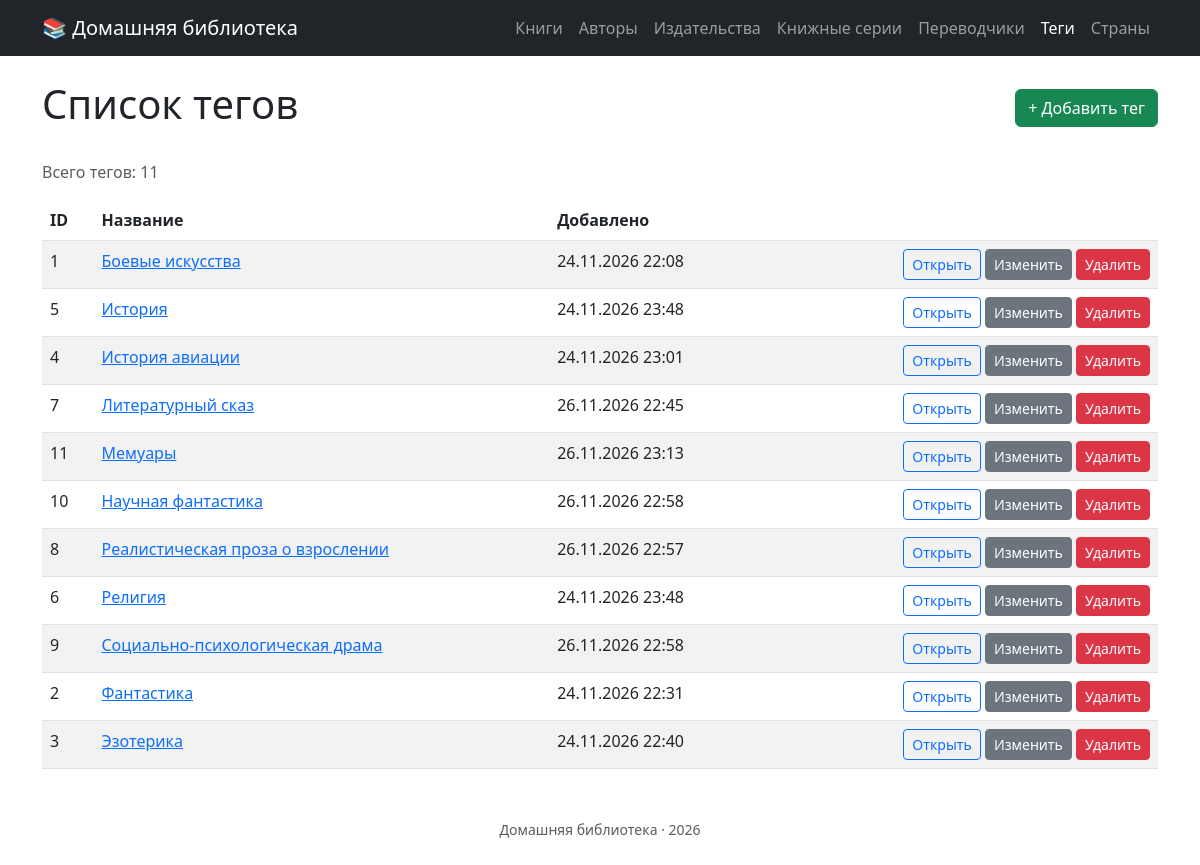
The app's page /tags with its own data.
### tables this page shows
CREATE TABLE `tags` (
  `id` int unsigned NOT NULL AUTO_INCREMENT,
  `name` varchar(100) NOT NULL,
  `created_at` datetime NOT NULL DEFAULT CURRENT_TIMESTAMP,
  `updated_at` datetime NOT NULL DEFAULT CURRENT_TIMESTAMP ON UPDATE CURRENT_TIMESTAMP,
  `description` text,
  PRIMARY KEY (`id`),
  UNIQUE KEY `uq_tags_name` (`name`)
);

### src/Presentation/View/render.php (called while the page is built, shortened)
<?php
function render(string $template, array $data = []): string
{
    extract($data, EXTR_SKIP);
    require BASE_PATH . "/src/Presentation/View/{$template}.php";
    return ob_get_clean();
}

### src/Presentation/Controller/TagController.php (called while the page is built, shortened)
<?php
final class TagController
{
    public function index(): void{
        $tags = $this->tagRepo->all();
        $total = $this->tagRepo->count();
        $title = 'Список тегов';
        $data = [
            'tags' => $tags,
            'title' => $title,
            'total' => $total,
        ];
        $content = render('tag/index', $data);
        require BASE_PATH . '/src/Presentation/View/layout.php';
    }
}

### public/index.php (called while the page is built, shortened)
<?php
require BASE_PATH . '/src/Presentation/View/render.php';
$pdo = new \PDO(
    'mysql:host=127.0.0.1;dbname=books;charset=utf8mb4',
    'root',
    '',
    [
        \PDO::ATTR_ERRMODE => \PDO::ERRMODE_EXCEPTION,
        \PDO::ATTR_DEFAULT_FETCH_MODE => \PDO::FETCH_ASSOC,
    ]
);
$bookRepo = new PdoBookRepository($pdo);
$authorRepo = new PdoAuthorRepository($pdo);
$countryRepo = new PdoCountryRepository($pdo);
$publisherRepo = new PdoPublisherRepository($pdo);
$seriesRepo = new PdoSeriesRepository($pdo);
$translatorRepo = new PdoTranslatorRepository($pdo);
$tagRepo = new PdoTagRepository($pdo);
$bookController = new BookController($bookRepo, $authorRepo, $countryRepo, $publisherRepo, $seriesRepo, $translatorRepo, $tagRepo);
$authorController = new AuthorController($bookRepo, $authorRepo);
$countryController = new CountryController($countryRepo);
$publisherController = new PublisherController($publisherRepo, $bookRepo, $authorRepo);
$seriesController = new SeriesController($seriesRepo, $bookRepo, $authorRepo);
$translatorController = new TranslatorController($translatorRepo, $bookRepo, $authorRepo);
$tagController = new TagController($tagRepo, $bookRepo, $authorRepo);
$router = new Router();
$router->get('/', function() {
    $title = 'Главная';
    $content = render('home');
    require BASE_PATH . '/src/Presentation/View/layout.php';
});
$router->get('/books', function() use($bookController){
    $bookController->index();
});
$router->get('/books/create', function () use ($bookController){
    $bookController->create();
});
$router->post('/books', function () use ($bookController) {
    $bookController->store();
});
$router->get('/books/{id}/edit', function ($id) use ($bookController){
    $bookController->edit((int) $id);
});
$router->post('/books/{id}', function ($id) use ($bookController) {
    $bookController->update((int) $id);
});
$router->post('/books/{id}/delete', function ($id) use ($bookController){
    $bookController->delete((int) $id);
});
$router->get('/books/{id}', function ($id) use ($bookController){
    $bookController->show((int) $id);
});
$router->get('/authors', function () use ($authorController) {
    $authorController->index();
});
$router->get('/authors/create', function () use ($authorController){
    $authorController->create();
});
$router->post('/authors', function () use ($authorController) {
    $authorController->store();
});
$router->get('/authors/{id}/edit', function ($id) use ($authorController){
    $authorController->edit((int) $id);
});
$router->post('/authors/{id}', function ($id) use ($authorController) {
    $authorController->update((int) $id);
});
$router->post('/authors/{id}/delete', function ($id) use ($authorController){
    $authorController->delete((int) $id);
});
$router->get('/authors/{id}', function ($id) use ($authorController) {
    $authorController->show((int) $id);
});
$router->get('/countries', function() use($countryController){
    $countryController->index();
});
$router->get('/countries/create', function() use($countryController){
    $countryController->create();
});
$router->post('/countries', function() use($countryController){
    $countryController->store();
});
$router->get('/countries/{id}/edit', function($id) use ($countryController){
    $countryController->edit((int) $id);
});
$router->post('/countries/{id}', function($id) use ($countryController){
    $countryController->update((int) $id);
});
$router->post('/countries/{id}/delete', function($id) use ($countryController){
    $countryController->delete((int) $id);
});
$router->get('/publishers', function () use ($publisherController) {
    $publisherController->index();
});
$router->get('/publishers/create', function () use ($publisherController) {
    $publisherController->create();
});
$router->post('/publishers', function () use ($publisherController) {
    $publisherController->store();
});
$router->get('/publishers/{id}/edit', function ($id) use ($publisherController) {
    $publisherController->edit((int) $id);
});
$router->post('/publishers/{id}', function ($id) use ($publisherController) {
    $publisherController->update((int) $id);
});
$router->post('/publishers/{id}/delete', function ($id) use ($publisherController) {
    $publisherController->delete((int) $id);
});
$router->get('/series', function () use ($seriesController) {
    $seriesController->index();
});
$router->get('/series/create', function () use ($seriesController) {
    $seriesController->create();
});
$router->post('/series', function () use ($seriesController) {
    $seriesController->store();
});
$router->get('/series/{id}/edit', function ($id) use ($seriesController) {
    $seriesController->edit((int) $id);
});
$router->post('/series/{id}', function ($id) use ($seriesController) {
    $seriesController->update((int) $id);
});
$router->post('/series/{id}/delete', function ($id) use ($seriesController) {
    $seriesController->delete((int) $id);
});
$router->get('/publishers/{id}', function ($id) use ($publisherController) {
    $publisherController->show((int) $id);
});
$router->get('/series/{id}', function ($id) use ($seriesController) {
    $seriesController->show((int) $id);
});
$router->get('/translators', function () use ($translatorController) {
    $translatorController->index();
});
$router->get('/translators/create', function () use ($translatorController) {
    $translatorController->create();
});
$router->post('/translators', function () use ($translatorController) {
    $translatorController->store();
});
$router->get('/translators/{id}/edit', function ($id) use ($translatorController) {
    $translatorController->edit((int) $id);
});
$router->post('/translators/{id}', function ($id) use ($translatorController) {
    $translatorController->update((int) $id);
});
$router->post('/translators/{id}/delete', function ($id) use ($translatorController) {
    $translatorController->delete((int) $id);
});
$router->get('/translators/{id}', function ($id) use ($translatorController) {
    $translatorController->show((int) $id);
});
$router->get('/tags', function () use ($tagController) {
    $tagController->index();
});
$router->get('/tags/create', function () use ($tagController) {
    $tagController->create();
});
$router->post('/tags', function () use ($tagController) {
    $tagController->store();
});
$router->get('/tags/{id}/edit', function ($id) use ($tagController) {
    $tagController->edit((int) $id);
});
$router->post('/tags/{id}', function ($id) use ($tagController) {
    $tagController->update((int) $id);
});
$router->post('/tags/{id}/delete', function ($id) use ($tagController) {
    $tagController->delete((int) $id);
});
$router->get('/tags/{id}', function ($id) use ($tagController) {
    $tagController->show((int) $id);
});
$router->run($_SERVER['REQUEST_URI'], $_SERVER['REQUEST_METHOD']);

### src/Infrastructure/Database/PdoTagRepository.php (called while the page is built, shortened)
<?php
final class PdoTagRepository implements TagRepositoryInterface
{
    public function all(int $limit = 100, int $offset = 0): array{
        $stmt = $this->pdo->prepare(
            "SELECT * FROM tags ORDER BY name LIMIT :limit OFFSET :offset"
        );
        $stmt->bindValue('limit', (int)$limit, \PDO::PARAM_INT);
        $stmt->bindValue('offset', (int)$offset, \PDO::PARAM_INT);
        $stmt->execute();
        $rows = $stmt->fetchAll(\PDO::FETCH_ASSOC);
        $tags = [];
        foreach($rows as $row){
            $tags[] = Tag::reconstitute(
                id: (int)$row['id'],
                name: $row['name'],
                description: $row['description'],
                createdAt: new \DateTimeImmutable($row['created_at']),
                updatedAt: new \DateTimeImmutable($row['updated_at'])
            );
        }
        return $tags;
    }
    public function count(): int{
        $stmt = $this->pdo->prepare(
            "SELECT COUNT(*) FROM tags"
        );
        $stmt->execute();
        return (int)$stmt->fetchColumn();
    }
}

### src/Domain/Tag/Tag.php (called while the page is built, shortened)
<?php
final class Tag
{
    public static function reconstitute(
        int $id,
        string $name,
        ?string $description,
        \DateTimeImmutable $createdAt,
        \DateTimeImmutable $updatedAt
    ): self{
        return new self(
            id: $id,
            name: $name,
            description: $description,
            createdAt: $createdAt,
            updatedAt: $updatedAt
        );
    }
    public function id(): int{
        return $this->id;
    }
    public function name(): string{
        return $this->name;
    }
    public function createdAt(): \DateTimeImmutable{
        return $this->createdAt;
    }
}

### src/Presentation/View/tag/index.php (the view)
<div class="d-flex justify-content-between align-items-center mb-4">
    <h1><?= htmlspecialchars($title) ?></h1>
    <a href="/tags/create" class="btn btn-success">+ Добавить тег</a>
</div>
<?php if ($tags === []): ?>
    <div class="alert alert-info">Пока нет тегов.</div>
<?php else: ?>
    <p class="text-muted">Всего тегов: <?= $total ?></p>
    <table class="table table-striped table-hover">
        <thead>
        <tr>
            <th>ID</th>
            <th>Название</th>
            <th>Добавлено</th>
            <th></th>
        </tr>
        </thead>
        <tbody>
        <?php foreach ($tags as $tag): ?>
            <tr>
                <td><?= $tag->id() ?></td>
                <td><a href="/tags/<?= $tag->id() ?>"><?= htmlspecialchars($tag->name()) ?></a></td>
                <td><?= $tag->createdAt()->format('d.m.Y H:i') ?></td>
                <td class="text-end">
                    <a href="/tags/<?= $tag->id() ?>" class="btn btn-sm btn-outline-primary">Открыть</a>
                    <a href="/tags/<?= $tag->id() ?>/edit" class="btn btn-sm btn-secondary">Изменить</a>
                    <form action="/tags/<?= $tag->id() ?>/delete" method="post" class="d-inline" onsubmit="return confirm('Удалить тег?')">
                        <button type="submit" class="btn btn-sm btn-danger">Удалить</button>
                    </form>
                </td>
            </tr>
        <?php endforeach; ?>
        </tbody>
    </table>
<?php endif; ?>

### src/Presentation/Router.php (shortened to what this page needs)
<?php
final class Router
{
    private array $routes = [];
    public function  get(string $path, callable $handler): void{
        $this->routes['GET'][$path] = $handler;
    }
    public function post(string $path, callable $handler): void{
        $this->routes['POST'][$path] = $handler;
    }
    public function run(string $uri, string $method = 'GET'): void{
        $path = parse_url($uri, PHP_URL_PATH);
        foreach($this->routes[$method] as $route => $handler){
            $pattern = preg_replace('#\{[^}]+\}#', '([^/]+)', $route);
            $pattern = '#^' . $pattern . '$#';
            if (preg_match($pattern, $path, $matches)) {
                array_shift($matches);
                $handler(...$matches);
                return;
            }
        }
    }
}

### records on screen
tags: id "1", name "Боевые искусства", format "24.11.2026 22:08"
tags: id "5", name "История", format "24.11.2026 23:48"
tags: id "4", name "История авиации", format "24.11.2026 23:01"
tags: id "7", name "Литературный сказ", format "26.11.2026 22:45"
tags: id "11", name "Мемуары", format "26.11.2026 23:13"
tags: id "10", name "Научная фантастика", format "26.11.2026 22:58"
tags: id "8", name "Реалистическая проза о взрослении", format "26.11.2026 22:57"
tags: id "6", name "Религия", format "24.11.2026 23:48"
tags: id "9", name "Социально-психологическая драма", format "26.11.2026 22:58"
tags: id "2", name "Фантастика", format "24.11.2026 22:31"
tags: id "3", name "Эзотерика", format "24.11.2026 22:40"

### other values on screen
$item['label'] "Книги"
$item['label'] "Авторы"
$item['label'] "Издательства"
$item['label'] "Книжные серии"
$item['label'] "Переводчики"
$item['label'] "Теги"
$item['label'] "Страны"
$total "11"
